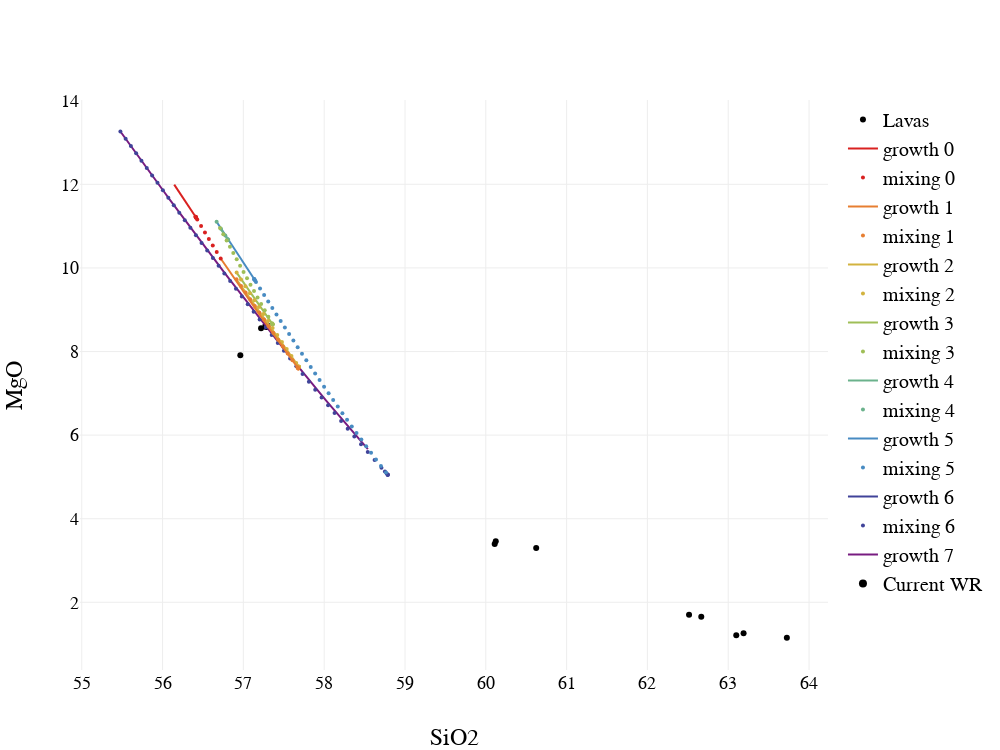

The code cell stored with this chart in its notebook:
### Code cell
Plotly(
    [
        ...liquidLine("SiO2","MgO"),
        {
            x : lava.SiO2,
            y : lava.MgO,
            mode : "markers",
            marker: {
                color : "black"
            },
            name : "Lavas"
        }
    ],
    spread(
        largeSize,
        legend(false),
        axis("x","SiO2"),
        axis("y","MgO")
    )      
)
